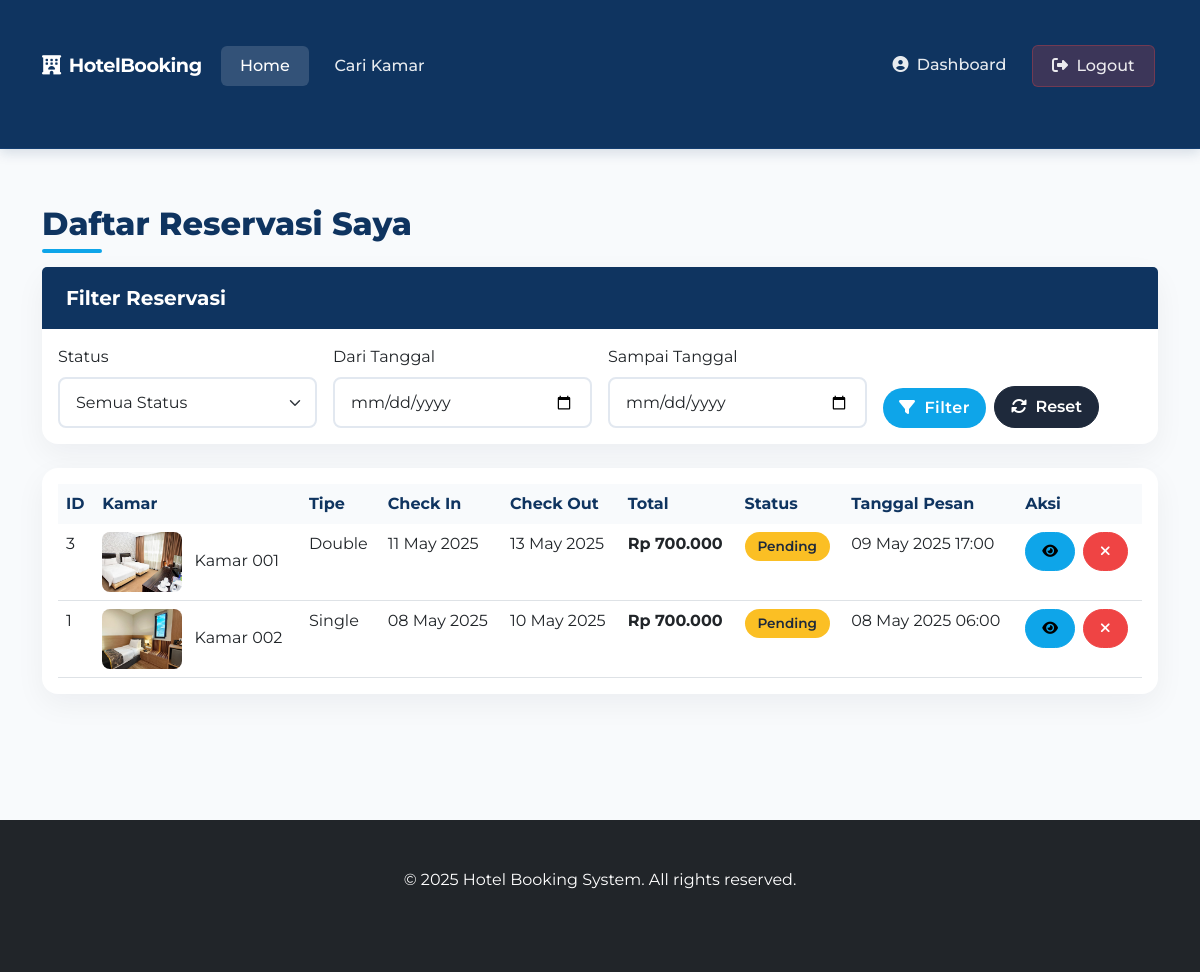
Screenshot of /user/reservations/index.php (signed in) with the database file from the repository.
### tables this page shows
CREATE TABLE IF NOT EXISTS `reservations` (
  `id` int NOT NULL AUTO_INCREMENT,
  `user_id` int NOT NULL,
  `room_id` int NOT NULL,
  `check_in` date NOT NULL,
  `check_out` date NOT NULL,
  `status` enum('pending','confirmed','canceled') DEFAULT 'pending',
  `created_at` timestamp NULL DEFAULT CURRENT_TIMESTAMP,
  PRIMARY KEY (`id`),
  KEY `user_id` (`user_id`),
  KEY `room_id` (`room_id`),
  CONSTRAINT `reservations_ibfk_1` FOREIGN KEY (`user_id`) REFERENCES `users` (`id`) ON DELETE CASCADE,
  CONSTRAINT `reservations_ibfk_2` FOREIGN KEY (`room_id`) REFERENCES `rooms` (`id`) ON DELETE CASCADE
);

CREATE TABLE IF NOT EXISTS `rooms` (
  `id` int NOT NULL AUTO_INCREMENT,
  `nomor_kamar` varchar(10) NOT NULL,
  `tipe` enum('single','double','suite') NOT NULL,
  `harga` decimal(10,2) NOT NULL,
  `status` enum('tersedia','dipesan') DEFAULT 'tersedia',
  `foto` varchar(255) DEFAULT 'default.jpg',
  `created_at` timestamp NULL DEFAULT CURRENT_TIMESTAMP,
  `updated_at` timestamp NULL DEFAULT CURRENT_TIMESTAMP ON UPDATE CURRENT_TIMESTAMP,
  PRIMARY KEY (`id`),
  UNIQUE KEY `nomor_kamar` (`nomor_kamar`)
);

### user/reservations/index.php (the view, shortened to what this page needs)
<?php
require_once '../../includes/auth.php';
$user_id = $_SESSION['user_id'];
$date_from = isset($_GET['date_from']) ? sanitize($_GET['date_from']) : '';
$date_to = isset($_GET['date_to']) ? sanitize($_GET['date_to']) : '';
$sql = "SELECT
            res.id,
            r.nomor_kamar,
            r.tipe,
            r.harga,
            r.foto,
            res.check_in,
            res.check_out,
            res.status,
            res.created_at
        FROM reservations res
        JOIN rooms r ON res.room_id = r.id
        WHERE res.user_id = '$user_id'";
$sql .= " ORDER BY res.check_in DESC";
$result = $conn->query($sql);
$reservations = $result->fetch_all(MYSQLI_ASSOC);
?>
<?php include '../../includes/header.php'; ?>
<div class="container">
    <h2 class="my-4">Daftar Reservasi Saya</h2>
    <div class="card mb-4">
        <div class="card-header">
            <h5 class="mb-0">Filter Reservasi</h5>
        </div>
        <div class="card-body">
            <form method="GET" action="">
                <div class="row g-3">
                    <div class="col-md-3">
                        <label for="status" class="form-label">Status</label>
                        <select class="form-select" id="status" name="status">
                            <option value="">Semua Status</option>
                        </select>
                    </div>
                    <div class="col-md-3">
                        <label for="date_from" class="form-label">Dari Tanggal</label>
                        <input type="date" class="form-control" id="date_from" name="date_from" value="<?= $date_from ?>">
                    </div>
                    <div class="col-md-3">
                        <label for="date_to" class="form-label">Sampai Tanggal</label>
                        <input type="date" class="form-control" id="date_to" name="date_to" value="<?= $date_to ?>">
                    </div>
                    <div class="col-md-3 d-flex align-items-end">
                        <button type="submit" class="btn btn-primary me-2">
                            <i class="fas fa-filter me-1"></i> Filter
                        </button>
                        <a href="index.php" class="btn btn-secondary">
                            <i class="fas fa-sync-alt me-1"></i> Reset
                        </a>
                    </div>
                </div>
            </form>
        </div>
    </div>
    <div class="card">
        <div class="card-body">
            <?php if (count($reservations) > 0): ?>
                <div class="table-responsive">
                    <table class="table table-hover">
                        <thead>
                            <tr>
                                <th>ID</th>
                                <th>Kamar</th>
                                <th>Tipe</th>
                                <th>Check In</th>
                                <th>Check Out</th>
                                <th>Total</th>
                                <th>Status</th>
                                <th>Tanggal Pesan</th>
                                <th class="action-cell">Aksi</th>
                            </tr>
                        </thead>
                        <tbody>
                            <?php foreach ($reservations as $reservation): ?>
                                <?php
                                $check_in = new DateTime($reservation['check_in']);
                                $check_out = new DateTime($reservation['check_out']);
                                $nights = $check_out->diff($check_in)->days;
                                $total = $nights * $reservation['harga'];
                                ?>
                                <tr>
                                    <td><?= $reservation['id'] ?></td>
                                    <td>
                                        <img src="<?= BASE_URL ?>assets/images/rooms/<?= $reservation['foto'] ?>"
                                             class="room-image me-2"
                                             alt="Kamar <?= $reservation['nomor_kamar'] ?>">
                                        Kamar <?= $reservation['nomor_kamar'] ?>
                                    </td>
                                    <td><?= ucfirst($reservation['tipe']) ?></td>
                                    <td><?= date('d M Y', strtotime($reservation['check_in'])) ?></td>
                                    <td><?= date('d M Y', strtotime($reservation['check_out'])) ?></td>
                                    <td class="price-cell">Rp <?= number_format($total, 0, ',', '.') ?></td>
                                    <td>
                                        <span class="badge
                                            <?= $reservation['status'] == 'confirmed' ? 'bg-success' :
                                               ($reservation['status'] == 'canceled' ? 'bg-danger' : 'bg-warning') ?>">
                                            <?= ucfirst($reservation['status']) ?>
                                        </span>
                                    </td>
                                    <td><?= date('d M Y H:i', strtotime($reservation['created_at'])) ?></td>
                                    <td class="action-cell">
                                        <a href="detail.php?id=<?= $reservation['id'] ?>" class="btn btn-sm btn-info me-1" title="Detail">
                                            <i class="fas fa-eye"></i>
                                        </a>
                                        <?php if ($reservation['status'] == 'pending'): ?>
                                            <a href="cancel.php?id=<?= $reservation['id'] ?>" class="btn btn-sm btn-danger" title="Batalkan" onclick="return confirm('Yakin ingin membatalkan reservasi?')">
                                                <i class="fas fa-times"></i>
                                            </a>
                                        <?php endif; ?>
                                    </td>
                                </tr>
                            <?php endforeach; ?>
                        </tbody>
                    </table>
                </div>
            <?php endif; ?>
        </div>
    </div>
</div>
<?php include '../../includes/footer.php'; ?>

### assets/css/style.css (style rules this page uses)
:root { --primary: #0f3460; --primary-light: #1a56db; --primary-lighter: #ebf5ff; --secondary: #16213e; --accent: #0ea9e9; --accent-light: #3f83f8; --light: #f8fafc; --dark: #111827; --gray: #6b7280; --gray-light: #e2e8f0; --gray-dark: #64748b; --success: #10b981; --warning: #fbbf24; --danger: #ef4444; }
body { font-family: "Montserrat", sans-serif; color: var(--dark); background-color: var(--light); overflow-x: hidden; }
.btn-primary { background-color: var(--primary); border: none; border-radius: 8px; padding: 0.75rem 1.5rem; font-weight: 500; letter-spacing: 0.5px; transition: all 0.3s ease; }
.room-image { width: 100%; height: 100%; object-fit: cover; transition: transform 0.8s ease; }

### user/reservations/index.php (style rules this page uses)
:root { --primary: #0f3460; --secondary: #16213e; --accent: #0ea5e9; --light: #f8fafc; --dark: #1e293b; }
body { font-family: 'Montserrat', sans-serif; background-color: #f8fafc; }
.container { padding-top: 2rem; padding-bottom: 3rem; }
h2 { color: var(--primary); font-weight: 800; margin-bottom: 1.5rem; position: relative; }
h2:after { content: ''; position: absolute; width: 60px; height: 4px; background: var(--accent); bottom: -10px; left: 0; border-radius: 2px; }
.card { border: none; border-radius: 16px; box-shadow: 0 10px 30px rgba(15, 23, 42, 0.05); margin-bottom: 30px; }
.card-header { background-color: var(--primary); color: white; padding: 1.2rem 1.5rem; border-bottom: none; }
.card-header h5 { margin: 0; font-weight: 700; }
.table { margin-bottom: 0; }
.table thead th { background-color: var(--light); color: var(--primary); font-weight: 700; border-bottom: 2px solid var(--grey-light); }
.badge { font-size: 0.85rem; padding: 0.5rem 0.8rem; border-radius: 50px; font-weight: 600; }
.bg-warning { background-color: #fbbf24 !important; color: var(--dark) !important; }
.btn { border-radius: 50px; padding: 0.5rem 1rem; font-weight: 600; transition: all 0.3s ease; }
.btn-info { background-color: var(--accent); border-color: var(--accent); }
.btn-danger { background-color: #ef4444; border-color: #ef4444; }
.form-control, .form-select { border: 2px solid #e2e8f0; padding: 0.7rem 1rem; border-radius: 8px; }
.btn-primary { background-color: var(--accent); border-color: var(--accent); }
.btn-secondary { background-color: var(--dark); border-color: var(--dark); }
.room-image { width: 80px; height: 60px; object-fit: cover; border-radius: 8px; }
.price-cell { font-weight: 700; color: var(--primary); }
.action-cell { white-space: nowrap; }

### rows the page displays
reservations: id "3", room.foto (picture), room.nomor_kamar "001", room.tipe "Double", check_in "11 May 2025", check_out "13 May 2025", total "700.000", status "Pending", created_at "09 May 2025 17:00"
reservations: id "1", room.foto (picture), room.nomor_kamar "002", room.tipe "Single", check_in "08 May 2025", check_out "10 May 2025", total "700.000", status "Pending", created_at "08 May 2025 06:00"
